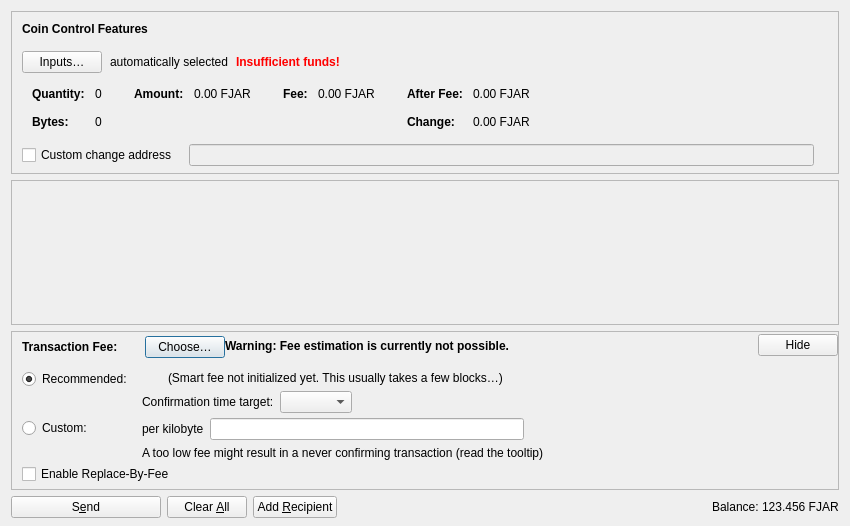
<?xml version="1.0" encoding="UTF-8"?>
<ui version="4.0">
 <class>SendCoinsDialog</class>
 <widget class="QDialog" name="SendCoinsDialog">
  <property name="geometry">
   <rect>
    <x>0</x>
    <y>0</y>
    <width>850</width>
    <height>526</height>
   </rect>
  </property>
  <property name="windowTitle">
   <string>Send Coins</string>
  </property>
  <layout class="QVBoxLayout" name="verticalLayout" stretch="0,1,0,0">
   <property name="bottomMargin">
    <number>8</number>
   </property>
   <item>
    <widget class="QFrame" name="frameCoinControl">
     <property name="sizePolicy">
      <sizepolicy hsizetype="Expanding" vsizetype="Expanding">
       <horstretch>0</horstretch>
       <verstretch>0</verstretch>
      </sizepolicy>
     </property>
     <property name="maximumSize">
      <size>
       <width>16777215</width>
       <height>16777215</height>
      </size>
     </property>
     <property name="frameShape">
      <enum>QFrame::StyledPanel</enum>
     </property>
     <property name="frameShadow">
      <enum>QFrame::Sunken</enum>
     </property>
     <layout class="QVBoxLayout" name="verticalLayoutCoinControl2">
      <property name="spacing">
       <number>0</number>
      </property>
      <property name="leftMargin">
       <number>0</number>
      </property>
      <property name="topMargin">
       <number>0</number>
      </property>
      <property name="rightMargin">
       <number>0</number>
      </property>
      <property name="bottomMargin">
       <number>6</number>
      </property>
      <item>
       <layout class="QVBoxLayout" name="verticalLayoutCoinControl" stretch="0,0,0,0,1">
        <property name="spacing">
         <number>0</number>
        </property>
        <property name="leftMargin">
         <number>10</number>
        </property>
        <property name="topMargin">
         <number>10</number>
        </property>
        <item>
         <layout class="QHBoxLayout" name="horizontalLayoutCoinControl1">
          <property name="bottomMargin">
           <number>15</number>
          </property>
          <item>
           <widget class="QLabel" name="labelCoinControlFeatures">
            <property name="sizePolicy">
             <sizepolicy hsizetype="Preferred" vsizetype="Maximum">
              <horstretch>0</horstretch>
              <verstretch>0</verstretch>
             </sizepolicy>
            </property>
            <property name="font">
             <font>
              <weight>75</weight>
              <bold>true</bold>
             </font>
            </property>
            <property name="styleSheet">
             <string notr="true">font-weight:bold;</string>
            </property>
            <property name="text">
             <string>Coin Control Features</string>
            </property>
           </widget>
          </item>
         </layout>
        </item>
        <item>
         <layout class="QHBoxLayout" name="horizontalLayoutCoinControl2" stretch="0,0,0,0">
          <property name="spacing">
           <number>8</number>
          </property>
          <property name="bottomMargin">
           <number>10</number>
          </property>
          <item>
           <widget class="QPushButton" name="pushButtonCoinControl">
            <property name="styleSheet">
             <string notr="true"/>
            </property>
            <property name="text">
             <string>Inputs…</string>
            </property>
            <property name="autoDefault">
             <bool>false</bool>
            </property>
           </widget>
          </item>
          <item>
           <widget class="QLabel" name="labelCoinControlAutomaticallySelected">
            <property name="text">
             <string>automatically selected</string>
            </property>
            <property name="margin">
             <number>5</number>
            </property>
           </widget>
          </item>
          <item>
           <widget class="QLabel" name="labelCoinControlInsuffFunds">
            <property name="font">
             <font>
              <weight>75</weight>
              <bold>true</bold>
             </font>
            </property>
            <property name="styleSheet">
             <string notr="true">color:red;font-weight:bold;</string>
            </property>
            <property name="text">
             <string>Insufficient funds!</string>
            </property>
            <property name="margin">
             <number>5</number>
            </property>
           </widget>
          </item>
          <item>
           <spacer name="horizontalSpacerCoinControl">
            <property name="orientation">
             <enum>Qt::Horizontal</enum>
            </property>
            <property name="sizeHint" stdset="0">
             <size>
              <width>40</width>
              <height>1</height>
             </size>
            </property>
           </spacer>
          </item>
         </layout>
        </item>
        <item>
         <widget class="QWidget" name="widgetCoinControl" native="true">
          <property name="sizePolicy">
           <sizepolicy hsizetype="Preferred" vsizetype="Preferred">
            <horstretch>0</horstretch>
            <verstretch>0</verstretch>
           </sizepolicy>
          </property>
          <property name="minimumSize">
           <size>
            <width>0</width>
            <height>0</height>
           </size>
          </property>
          <property name="styleSheet">
           <string notr="true"/>
          </property>
          <layout class="QHBoxLayout" name="horizontalLayoutCoinControl5">
           <property name="leftMargin">
            <number>0</number>
           </property>
           <property name="topMargin">
            <number>0</number>
           </property>
           <property name="rightMargin">
            <number>0</number>
           </property>
           <property name="bottomMargin">
            <number>0</number>
           </property>
           <item>
            <layout class="QHBoxLayout" name="horizontalLayoutCoinControl3" stretch="0,0,0,1">
             <property name="spacing">
              <number>20</number>
             </property>
             <property name="topMargin">
              <number>0</number>
             </property>
             <property name="bottomMargin">
              <number>10</number>
             </property>
             <item>
              <layout class="QFormLayout" name="formLayoutCoinControl1">
               <property name="labelAlignment">
                <set>Qt::AlignLeft|Qt::AlignVCenter</set>
               </property>
               <property name="horizontalSpacing">
                <number>10</number>
               </property>
               <property name="verticalSpacing">
                <number>14</number>
               </property>
               <property name="leftMargin">
                <number>10</number>
               </property>
               <property name="topMargin">
                <number>4</number>
               </property>
               <property name="rightMargin">
                <number>6</number>
               </property>
               <item row="0" column="0">
                <widget class="QLabel" name="labelCoinControlQuantityText">
                 <property name="font">
                  <font>
                   <weight>75</weight>
                   <bold>true</bold>
                  </font>
                 </property>
                 <property name="text">
                  <string>Quantity:</string>
                 </property>
                 <property name="margin">
                  <number>0</number>
                 </property>
                </widget>
               </item>
               <item row="0" column="1">
                <widget class="QLabel" name="labelCoinControlQuantity">
                 <property name="cursor">
                  <cursorShape>IBeamCursor</cursorShape>
                 </property>
                 <property name="contextMenuPolicy">
                  <enum>Qt::ActionsContextMenu</enum>
                 </property>
                 <property name="text">
                  <string notr="true">0</string>
                 </property>
                 <property name="margin">
                  <number>0</number>
                 </property>
                 <property name="textInteractionFlags">
                  <set>Qt::LinksAccessibleByMouse|Qt::TextSelectableByKeyboard|Qt::TextSelectableByMouse</set>
                 </property>
                </widget>
               </item>
               <item row="1" column="0">
                <widget class="QLabel" name="labelCoinControlBytesText">
                 <property name="font">
                  <font>
                   <weight>75</weight>
                   <bold>true</bold>
                  </font>
                 </property>
                 <property name="text">
                  <string>Bytes:</string>
                 </property>
                </widget>
               </item>
               <item row="1" column="1">
                <widget class="QLabel" name="labelCoinControlBytes">
                 <property name="cursor">
                  <cursorShape>IBeamCursor</cursorShape>
                 </property>
                 <property name="contextMenuPolicy">
                  <enum>Qt::ActionsContextMenu</enum>
                 </property>
                 <property name="text">
                  <string notr="true">0</string>
                 </property>
                 <property name="textInteractionFlags">
                  <set>Qt::LinksAccessibleByMouse|Qt::TextSelectableByKeyboard|Qt::TextSelectableByMouse</set>
                 </property>
                </widget>
               </item>
              </layout>
             </item>
             <item>
              <layout class="QFormLayout" name="formLayoutCoinControl2">
               <property name="horizontalSpacing">
                <number>10</number>
               </property>
               <property name="verticalSpacing">
                <number>14</number>
               </property>
               <property name="leftMargin">
                <number>6</number>
               </property>
               <property name="topMargin">
                <number>4</number>
               </property>
               <property name="rightMargin">
                <number>6</number>
               </property>
               <item row="0" column="0">
                <widget class="QLabel" name="labelCoinControlAmountText">
                 <property name="font">
                  <font>
                   <weight>75</weight>
                   <bold>true</bold>
                  </font>
                 </property>
                 <property name="text">
                  <string>Amount:</string>
                 </property>
                 <property name="margin">
                  <number>0</number>
                 </property>
                </widget>
               </item>
               <item row="0" column="1">
                <widget class="QLabel" name="labelCoinControlAmount">
                 <property name="cursor">
                  <cursorShape>IBeamCursor</cursorShape>
                 </property>
                 <property name="contextMenuPolicy">
                  <enum>Qt::ActionsContextMenu</enum>
                 </property>
                 <property name="text">
                  <string notr="true">0.00 FJAR</string>
                 </property>
                 <property name="textInteractionFlags">
                  <set>Qt::LinksAccessibleByMouse|Qt::TextSelectableByKeyboard|Qt::TextSelectableByMouse</set>
                 </property>
                </widget>
               </item>
              </layout>
             </item>
             <item>
              <layout class="QFormLayout" name="formLayoutCoinControl3">
               <property name="horizontalSpacing">
                <number>10</number>
               </property>
               <property name="verticalSpacing">
                <number>14</number>
               </property>
               <property name="leftMargin">
                <number>6</number>
               </property>
               <property name="topMargin">
                <number>4</number>
               </property>
               <property name="rightMargin">
                <number>6</number>
               </property>
               <item row="0" column="0">
                <widget class="QLabel" name="labelCoinControlFeeText">
                 <property name="font">
                  <font>
                   <weight>75</weight>
                   <bold>true</bold>
                  </font>
                 </property>
                 <property name="text">
                  <string>Fee:</string>
                 </property>
                 <property name="margin">
                  <number>0</number>
                 </property>
                </widget>
               </item>
               <item row="0" column="1">
                <widget class="QLabel" name="labelCoinControlFee">
                 <property name="cursor">
                  <cursorShape>IBeamCursor</cursorShape>
                 </property>
                 <property name="contextMenuPolicy">
                  <enum>Qt::ActionsContextMenu</enum>
                 </property>
                 <property name="text">
                  <string notr="true">0.00 FJAR</string>
                 </property>
                 <property name="textInteractionFlags">
                  <set>Qt::LinksAccessibleByMouse|Qt::TextSelectableByKeyboard|Qt::TextSelectableByMouse</set>
                 </property>
                </widget>
               </item>
              </layout>
             </item>
             <item>
              <layout class="QFormLayout" name="formLayoutCoinControl4">
               <property name="labelAlignment">
                <set>Qt::AlignLeft|Qt::AlignVCenter</set>
               </property>
               <property name="horizontalSpacing">
                <number>10</number>
               </property>
               <property name="verticalSpacing">
                <number>14</number>
               </property>
               <property name="leftMargin">
                <number>6</number>
               </property>
               <property name="topMargin">
                <number>4</number>
               </property>
               <property name="rightMargin">
                <number>6</number>
               </property>
               <item row="0" column="0">
                <widget class="QLabel" name="labelCoinControlAfterFeeText">
                 <property name="font">
                  <font>
                   <weight>75</weight>
                   <bold>true</bold>
                  </font>
                 </property>
                 <property name="text">
                  <string>After Fee:</string>
                 </property>
                 <property name="margin">
                  <number>0</number>
                 </property>
                </widget>
               </item>
               <item row="0" column="1">
                <widget class="QLabel" name="labelCoinControlAfterFee">
                 <property name="cursor">
                  <cursorShape>IBeamCursor</cursorShape>
                 </property>
                 <property name="contextMenuPolicy">
                  <enum>Qt::ActionsContextMenu</enum>
                 </property>
                 <property name="text">
                  <string notr="true">0.00 FJAR</string>
                 </property>
                 <property name="textInteractionFlags">
                  <set>Qt::LinksAccessibleByMouse|Qt::TextSelectableByKeyboard|Qt::TextSelectableByMouse</set>
                 </property>
                </widget>
               </item>
               <item row="1" column="0">
                <widget class="QLabel" name="labelCoinControlChangeText">
                 <property name="font">
                  <font>
                   <weight>75</weight>
                   <bold>true</bold>
                  </font>
                 </property>
                 <property name="text">
                  <string>Change:</string>
                 </property>
                </widget>
               </item>
               <item row="1" column="1">
                <widget class="QLabel" name="labelCoinControlChange">
                 <property name="cursor">
                  <cursorShape>IBeamCursor</cursorShape>
                 </property>
                 <property name="contextMenuPolicy">
                  <enum>Qt::ActionsContextMenu</enum>
                 </property>
                 <property name="text">
                  <string notr="true">0.00 FJAR</string>
                 </property>
                 <property name="textInteractionFlags">
                  <set>Qt::LinksAccessibleByMouse|Qt::TextSelectableByKeyboard|Qt::TextSelectableByMouse</set>
                 </property>
                </widget>
               </item>
              </layout>
             </item>
            </layout>
           </item>
          </layout>
         </widget>
        </item>
        <item>
         <layout class="QHBoxLayout" name="horizontalLayoutCoinControl4" stretch="0,0,0">
          <property name="spacing">
           <number>12</number>
          </property>
          <property name="sizeConstraint">
           <enum>QLayout::SetDefaultConstraint</enum>
          </property>
          <property name="topMargin">
           <number>5</number>
          </property>
          <property name="rightMargin">
           <number>5</number>
          </property>
          <item>
           <widget class="QCheckBox" name="checkBoxCoinControlChange">
            <property name="toolTip">
             <string>If this is activated, but the change address is empty or invalid, change will be sent to a newly generated address.</string>
            </property>
            <property name="text">
             <string>Custom change address</string>
            </property>
           </widget>
          </item>
          <item>
           <widget class="QValidatedLineEdit" name="lineEditCoinControlChange">
            <property name="enabled">
             <bool>false</bool>
            </property>
            <property name="sizePolicy">
             <sizepolicy hsizetype="Expanding" vsizetype="Fixed">
              <horstretch>0</horstretch>
              <verstretch>0</verstretch>
             </sizepolicy>
            </property>
           </widget>
          </item>
          <item>
           <widget class="QLabel" name="labelCoinControlChangeLabel">
            <property name="sizePolicy">
             <sizepolicy hsizetype="Preferred" vsizetype="Expanding">
              <horstretch>0</horstretch>
              <verstretch>0</verstretch>
             </sizepolicy>
            </property>
            <property name="minimumSize">
             <size>
              <width>0</width>
              <height>0</height>
             </size>
            </property>
            <property name="text">
             <string/>
            </property>
            <property name="margin">
             <number>3</number>
            </property>
           </widget>
          </item>
         </layout>
        </item>
        <item>
         <spacer name="verticalSpacerCoinControl">
          <property name="orientation">
           <enum>Qt::Vertical</enum>
          </property>
          <property name="sizeHint" stdset="0">
           <size>
            <width>800</width>
            <height>1</height>
           </size>
          </property>
         </spacer>
        </item>
       </layout>
      </item>
     </layout>
    </widget>
   </item>
   <item>
    <widget class="QScrollArea" name="scrollArea">
     <property name="widgetResizable">
      <bool>true</bool>
     </property>
     <widget class="QWidget" name="scrollAreaWidgetContents">
      <property name="geometry">
       <rect>
        <x>0</x>
        <y>0</y>
        <width>830</width>
        <height>104</height>
       </rect>
      </property>
      <layout class="QVBoxLayout" name="verticalLayout_2" stretch="0,1">
       <property name="leftMargin">
        <number>0</number>
       </property>
       <property name="topMargin">
        <number>0</number>
       </property>
       <property name="rightMargin">
        <number>0</number>
       </property>
       <property name="bottomMargin">
        <number>0</number>
       </property>
       <item>
        <layout class="QVBoxLayout" name="entries">
         <property name="spacing">
          <number>6</number>
         </property>
        </layout>
       </item>
       <item>
        <spacer name="verticalSpacer">
         <property name="orientation">
          <enum>Qt::Vertical</enum>
         </property>
         <property name="sizeHint" stdset="0">
          <size>
           <width>20</width>
           <height>40</height>
          </size>
         </property>
        </spacer>
       </item>
      </layout>
     </widget>
    </widget>
   </item>
   <item>
    <widget class="QFrame" name="frameFee">
     <property name="sizePolicy">
      <sizepolicy hsizetype="Expanding" vsizetype="Expanding">
       <horstretch>0</horstretch>
       <verstretch>0</verstretch>
      </sizepolicy>
     </property>
     <property name="maximumSize">
      <size>
       <width>16777215</width>
       <height>16777215</height>
      </size>
     </property>
     <property name="frameShape">
      <enum>QFrame::StyledPanel</enum>
     </property>
     <property name="frameShadow">
      <enum>QFrame::Sunken</enum>
     </property>
     <layout class="QVBoxLayout" name="verticalLayoutFee1">
      <property name="spacing">
       <number>0</number>
      </property>
      <property name="leftMargin">
       <number>0</number>
      </property>
      <property name="topMargin">
       <number>0</number>
      </property>
      <property name="rightMargin">
       <number>0</number>
      </property>
      <property name="bottomMargin">
       <number>0</number>
      </property>
      <item>
       <layout class="QVBoxLayout" name="verticalLayoutFee2" stretch="0,0,0">
        <property name="spacing">
         <number>0</number>
        </property>
        <property name="leftMargin">
         <number>10</number>
        </property>
        <property name="topMargin">
         <number>0</number>
        </property>
        <item>
         <layout class="QHBoxLayout" name="horizontalLayoutFee1">
          <property name="bottomMargin">
           <number>0</number>
          </property>
          <item>
           <layout class="QVBoxLayout" name="verticalLayoutFee7">
            <property name="spacing">
             <number>0</number>
            </property>
            <item>
             <spacer name="verticalSpacerSmartFee">
              <property name="orientation">
               <enum>Qt::Vertical</enum>
              </property>
              <property name="sizeType">
               <enum>QSizePolicy::Fixed</enum>
              </property>
              <property name="sizeHint" stdset="0">
               <size>
                <width>1</width>
                <height>4</height>
               </size>
              </property>
             </spacer>
            </item>
            <item>
             <layout class="QHBoxLayout" name="horizontalLayoutSmartFee">
              <property name="spacing">
               <number>10</number>
              </property>
              <item>
               <widget class="QLabel" name="labelFeeHeadline">
                <property name="sizePolicy">
                 <sizepolicy hsizetype="Preferred" vsizetype="Maximum">
                  <horstretch>0</horstretch>
                  <verstretch>0</verstretch>
                 </sizepolicy>
                </property>
                <property name="font">
                 <font>
                  <weight>75</weight>
                  <bold>true</bold>
                 </font>
                </property>
                <property name="styleSheet">
                 <string notr="true">font-weight:bold;</string>
                </property>
                <property name="text">
                 <string>Transaction Fee:</string>
                </property>
               </widget>
              </item>
              <item>
               <widget class="QLabel" name="labelFeeMinimized">
                <property name="text">
                 <string/>
                </property>
               </widget>
              </item>
              <item>
               <widget class="QPushButton" name="buttonChooseFee">
                <property name="text">
                 <string>Choose…</string>
                </property>
               </widget>
              </item>
             </layout>
            </item>
            <item>
             <spacer name="verticalSpacer_5">
              <property name="orientation">
               <enum>Qt::Vertical</enum>
              </property>
              <property name="sizeHint" stdset="0">
               <size>
                <width>1</width>
                <height>1</height>
               </size>
              </property>
             </spacer>
            </item>
           </layout>
          </item>
          <item>
           <widget class="QLabel" name="fallbackFeeWarningLabel">
            <property name="toolTip">
             <string>Using the fallbackfee can result in sending a transaction that will take several hours or days (or never) to confirm. Consider choosing your fee manually or wait until you have validated the complete chain.</string>
            </property>
            <property name="font">
            <font>
                <weight>75</weight>
                <bold>true</bold>
            </font>
            </property>
            <property name="text">
             <string>Warning: Fee estimation is currently not possible.</string>
            </property>
            <property name="wordWrap">
             <bool>false</bool>
            </property>
           </widget>
          </item>
          <item>
           <spacer name="horizontalSpacer_4">
            <property name="orientation">
             <enum>Qt::Horizontal</enum>
            </property>
            <property name="sizeType">
             <enum>QSizePolicy::MinimumExpanding</enum>
            </property>
            <property name="sizeHint" stdset="0">
             <size>
              <width>40</width>
              <height>20</height>
             </size>
            </property>
           </spacer>
          </item>
          <item>
           <widget class="QPushButton" name="buttonMinimizeFee">
            <property name="toolTip">
             <string>Hide transaction fee settings</string>
            </property>
            <property name="text">
             <string>Hide</string>
            </property>
           </widget>
          </item>
         </layout>
        </item>
        <item>
         <widget class="QFrame" name="frameFeeSelection">
          <layout class="QVBoxLayout" name="verticalLayoutFee12">
           <property name="spacing">
            <number>0</number>
           </property>
           <property name="leftMargin">
            <number>0</number>
           </property>
           <property name="topMargin">
            <number>0</number>
           </property>
           <property name="rightMargin">
            <number>0</number>
           </property>
           <property name="bottomMargin">
            <number>0</number>
           </property>
           <item>
            <layout class="QGridLayout" name="gridLayoutFee">
             <property name="topMargin">
              <number>10</number>
             </property>
             <property name="bottomMargin">
              <number>4</number>
             </property>
             <property name="horizontalSpacing">
              <number>10</number>
             </property>
             <property name="verticalSpacing">
              <number>4</number>
             </property>
             <item row="1" column="1">
              <layout class="QVBoxLayout" name="verticalLayoutFee8">
               <property name="spacing">
                <number>6</number>
               </property>
               <item>
                <layout class="QHBoxLayout" name="horizontalLayoutFee13">
                 <item>
                  <widget class="QLabel" name="labelCustomPerKilobyte">
                   <property name="toolTip">
                    <string>Specify a custom fee per kB (1,000 bytes) of the transaction's virtual size.

Note:  Since the fee is calculated on a per-byte basis, a fee rate of "100 satoshis per kvB" for a transaction size of 500 virtual bytes (half of 1 kvB) would ultimately yield a fee of only 50 satoshis.</string>
                   </property>
                   <property name="text">
                    <string>per kilobyte</string>
                   </property>
                  </widget>
                 </item>
                 <item>
                  <widget class="BitcoinAmountField" name="customFee"/>
                 </item>
                 <item>
                  <spacer name="horizontalSpacer_6">
                   <property name="orientation">
                    <enum>Qt::Horizontal</enum>
                   </property>
                   <property name="sizeHint" stdset="0">
                    <size>
                     <width>1</width>
                     <height>1</height>
                    </size>
                   </property>
                  </spacer>
                 </item>
                </layout>
               </item>
               <item>
                <layout class="QHBoxLayout" name="horizontalLayoutFee8">
                 <item>
                  <widget class="QLabel" name="labelCustomFeeWarning">
                   <property name="enabled">
                    <bool>true</bool>
                   </property>
                   <property name="toolTip">
                    <string>When there is less transaction volume than space in the blocks, miners as well as relaying nodes may enforce a minimum fee. Paying only this minimum fee is just fine, but be aware that this can result in a never confirming transaction once there is more demand for bitcoin transactions than the network can process.</string>
                   </property>
                   <property name="text">
                    <string>A too low fee might result in a never confirming transaction (read the tooltip)</string>
                   </property>
                  </widget>
                 </item>
                 <item>
                  <spacer name="horizontalSpacer_2">
                   <property name="orientation">
                    <enum>Qt::Horizontal</enum>
                   </property>
                   <property name="sizeHint" stdset="0">
                    <size>
                     <width>1</width>
                     <height>1</height>
                    </size>
                   </property>
                  </spacer>
                 </item>
                </layout>
               </item>
              </layout>
             </item>
             <item row="0" column="0">
              <layout class="QVBoxLayout" name="verticalLayoutFee4" stretch="0,1">
               <item>
                <widget class="QRadioButton" name="radioSmartFee">
                 <property name="text">
                  <string>Recommended:</string>
                 </property>
                 <property name="checked">
                  <bool>true</bool>
                 </property>
                 <attribute name="buttonGroup">
                  <string notr="true">groupFee</string>
                 </attribute>
                </widget>
               </item>
               <item>
                <spacer name="verticalSpacer_2">
                 <property name="orientation">
                  <enum>Qt::Vertical</enum>
                 </property>
                 <property name="sizeHint" stdset="0">
                  <size>
                   <width>1</width>
                   <height>1</height>
                  </size>
                 </property>
                </spacer>
               </item>
              </layout>
             </item>
             <item row="1" column="0">
              <layout class="QVBoxLayout" name="verticalLayoutFee9" stretch="0,1">
               <item>
                <widget class="QRadioButton" name="radioCustomFee">
                 <property name="text">
                  <string>Custom:</string>
                 </property>
                 <attribute name="buttonGroup">
                  <string notr="true">groupFee</string>
                 </attribute>
                </widget>
               </item>
               <item>
                <spacer name="verticalSpacer_6">
                 <property name="orientation">
                  <enum>Qt::Vertical</enum>
                 </property>
                 <property name="sizeHint" stdset="0">
                  <size>
                   <width>1</width>
                   <height>1</height>
                  </size>
                 </property>
                </spacer>
               </item>
              </layout>
             </item>
             <item row="0" column="1">
              <layout class="QVBoxLayout" name="verticalLayoutFee3" stretch="0,0,1">
               <property name="spacing">
                <number>6</number>
               </property>
               <property name="topMargin">
                <number>2</number>
               </property>
               <item>
                <layout class="QHBoxLayout" name="horizontalLayoutFee12">
                 <item>
                  <widget class="QLabel" name="labelSmartFee">
                   <property name="text">
                    <string/>
                   </property>
                  </widget>
                 </item>
                 <item>
                  <widget class="QLabel" name="labelFeeEstimation">
                   <property name="text">
                    <string/>
                   </property>
                  </widget>
                 </item>
                 <item>
                  <widget class="QLabel" name="labelSmartFee2">
                   <property name="text">
                    <string>(Smart fee not initialized yet. This usually takes a few blocks…)</string>
                   </property>
                  </widget>
                 </item>
                 <item>
                  <spacer name="horizontalSpacer_5">
                   <property name="orientation">
                    <enum>Qt::Horizontal</enum>
                   </property>
                   <property name="sizeHint" stdset="0">
                    <size>
                     <width>1</width>
                     <height>1</height>
                    </size>
                   </property>
                  </spacer>
                 </item>
                </layout>
               </item>
               <item>
                <layout class="QHBoxLayout" name="horizontalLayoutFee9">
                 <item>
                  <layout class="QVBoxLayout" name="verticalLayoutFee6">
                   <item>
                    <widget class="QLabel" name="labelSmartFee3">
                     <property name="text">
                      <string>Confirmation time target:</string>
                     </property>
                    </widget>
                   </item>
                  </layout>
                 </item>
                 <item>
                  <layout class="QVBoxLayout" name="verticalLayoutFee5">
                   <property name="rightMargin">
                    <number>30</number>
                   </property>
                   <item>
                    <layout class="QHBoxLayout" name="horizontalLayoutConfTarget">
                     <property name="bottomMargin">
                      <number>0</number>
                     </property>
                     <item>
                      <widget class="QComboBox" name="confTargetSelector"/>
                     </item>
                     <item>
                      <spacer name="horizontalSpacerConfTarget">
                       <property name="orientation">
                        <enum>Qt::Horizontal</enum>
                       </property>
                       <property name="sizeHint" stdset="0">
                        <size>
                         <width>40</width>
                         <height>20</height>
                        </size>
                       </property>
                      </spacer>
                     </item>
                    </layout>
                   </item>
                  </layout>
                 </item>
                </layout>
               </item>
               <item>
                <spacer name="verticalSpacer_4">
                 <property name="orientation">
                  <enum>Qt::Vertical</enum>
                 </property>
                 <property name="sizeHint" stdset="0">
                  <size>
                   <width>1</width>
                   <height>1</height>
                  </size>
                 </property>
                </spacer>
               </item>
              </layout>
             </item>
            </layout>
           </item>
           <item>
            <widget class="QCheckBox" name="optInRBF">
             <property name="text">
              <string>Enable Replace-By-Fee</string>
             </property>
             <property name="toolTip">
              <string>With Replace-By-Fee (BIP-125) you can increase a transaction's fee after it is sent. Without this, a higher fee may be recommended to compensate for increased transaction delay risk.</string>
             </property>
            </widget>
           </item>
          </layout>
         </widget>
        </item>
        <item>
         <spacer name="verticalSpacerFee">
          <property name="orientation">
           <enum>Qt::Vertical</enum>
          </property>
          <property name="sizeHint" stdset="0">
           <size>
            <width>40</width>
            <height>5</height>
           </size>
          </property>
         </spacer>
        </item>
       </layout>
      </item>
     </layout>
    </widget>
   </item>
   <item>
    <layout class="QHBoxLayout" name="horizontalLayout">
     <item>
      <widget class="QPushButton" name="sendButton">
       <property name="minimumSize">
        <size>
         <width>150</width>
         <height>0</height>
        </size>
       </property>
       <property name="toolTip">
        <string>Confirm the send action</string>
       </property>
       <property name="text">
        <string>S&amp;end</string>
       </property>
       <property name="icon">
        <iconset resource="../fjarcode.qrc">
         <normaloff>:/icons/send</normaloff>:/icons/send</iconset>
       </property>
       <property name="autoDefault">
        <bool>false</bool>
       </property>
       <property name="default">
        <bool>false</bool>
       </property>
      </widget>
     </item>
     <item>
      <widget class="QPushButton" name="clearButton">
       <property name="sizePolicy">
        <sizepolicy hsizetype="Minimum" vsizetype="Fixed">
         <horstretch>0</horstretch>
         <verstretch>0</verstretch>
        </sizepolicy>
       </property>
       <property name="toolTip">
        <string>Clear all fields of the form.</string>
       </property>
       <property name="text">
        <string>Clear &amp;All</string>
       </property>
       <property name="icon">
        <iconset resource="../fjarcode.qrc">
         <normaloff>:/icons/remove</normaloff>:/icons/remove</iconset>
       </property>
       <property name="autoDefault">
        <bool>false</bool>
       </property>
      </widget>
     </item>
     <item>
      <widget class="QPushButton" name="addButton">
       <property name="toolTip">
        <string>Send to multiple recipients at once</string>
       </property>
       <property name="text">
        <string>Add &amp;Recipient</string>
       </property>
       <property name="icon">
        <iconset resource="../fjarcode.qrc">
         <normaloff>:/icons/add</normaloff>:/icons/add</iconset>
       </property>
       <property name="autoDefault">
        <bool>false</bool>
       </property>
      </widget>
     </item>
     <item>
      <spacer name="horizontalSpacer">
       <property name="orientation">
        <enum>Qt::Horizontal</enum>
       </property>
       <property name="sizeHint" stdset="0">
        <size>
         <width>40</width>
         <height>20</height>
        </size>
       </property>
      </spacer>
     </item>
     <item>
      <layout class="QHBoxLayout" name="horizontalLayout_2">
       <property name="spacing">
        <number>3</number>
       </property>
       <item>
        <widget class="QLabel" name="labelBalanceName">
         <property name="sizePolicy">
          <sizepolicy hsizetype="Preferred" vsizetype="Fixed">
           <horstretch>0</horstretch>
           <verstretch>0</verstretch>
          </sizepolicy>
         </property>
         <property name="text">
          <string>Balance:</string>
         </property>
        </widget>
       </item>
       <item>
        <widget class="QLabel" name="labelBalance">
         <property name="sizePolicy">
          <sizepolicy hsizetype="Preferred" vsizetype="Fixed">
           <horstretch>0</horstretch>
           <verstretch>0</verstretch>
          </sizepolicy>
         </property>
         <property name="cursor">
          <cursorShape>IBeamCursor</cursorShape>
         </property>
         <property name="text">
          <string notr="true">123.456 FJAR</string>
         </property>
         <property name="textInteractionFlags">
          <set>Qt::LinksAccessibleByMouse|Qt::TextSelectableByKeyboard|Qt::TextSelectableByMouse</set>
         </property>
        </widget>
       </item>
      </layout>
     </item>
    </layout>
   </item>
  </layout>
 </widget>
 <customwidgets>
  <customwidget>
   <class>QValidatedLineEdit</class>
   <extends>QLineEdit</extends>
   <header>qt/qvalidatedlineedit.h</header>
  </customwidget>
  <customwidget>
   <class>BitcoinAmountField</class>
   <extends>QLineEdit</extends>
  <header>qt/fjarcodeamountfield.h</header>
   <container>1</container>
  </customwidget>
 </customwidgets>
 <resources>
  <include location="../fjarcode.qrc"/>
 </resources>
 <connections/>
 <buttongroups>
  <buttongroup name="groupFee"/>
 </buttongroups>
</ui>
